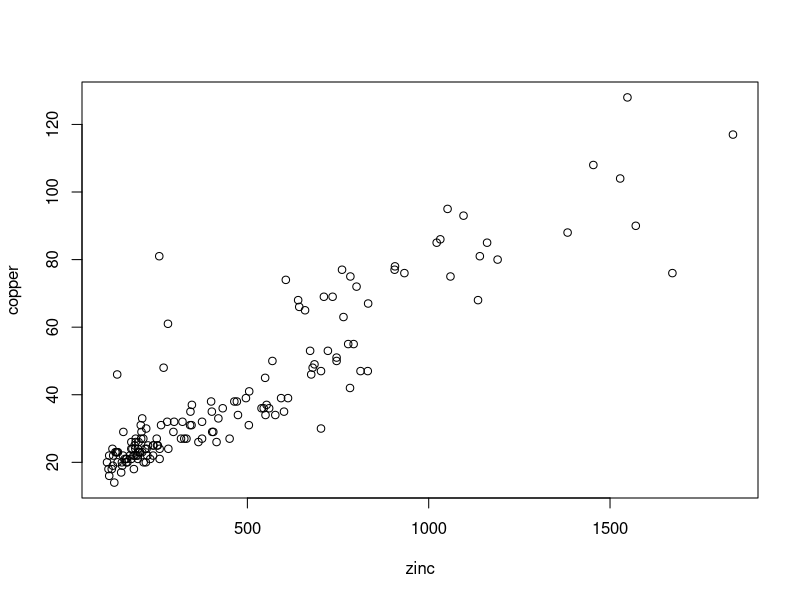
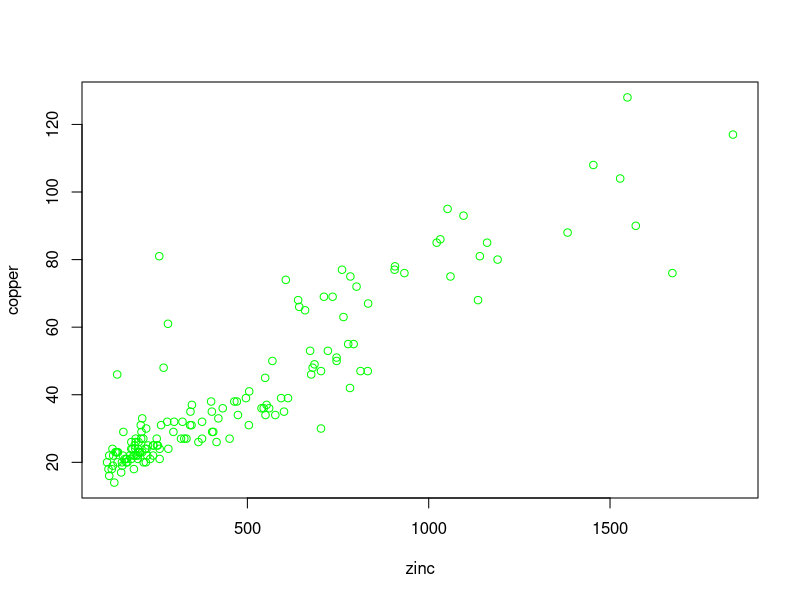
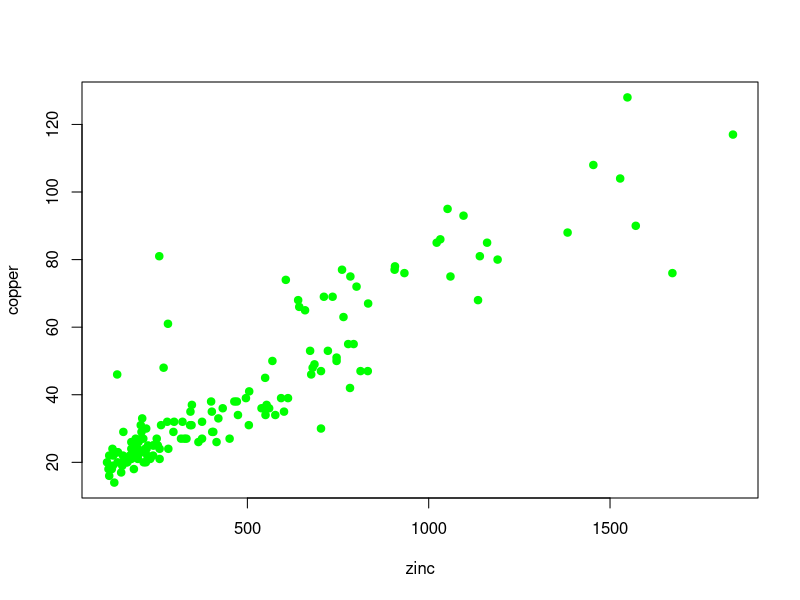
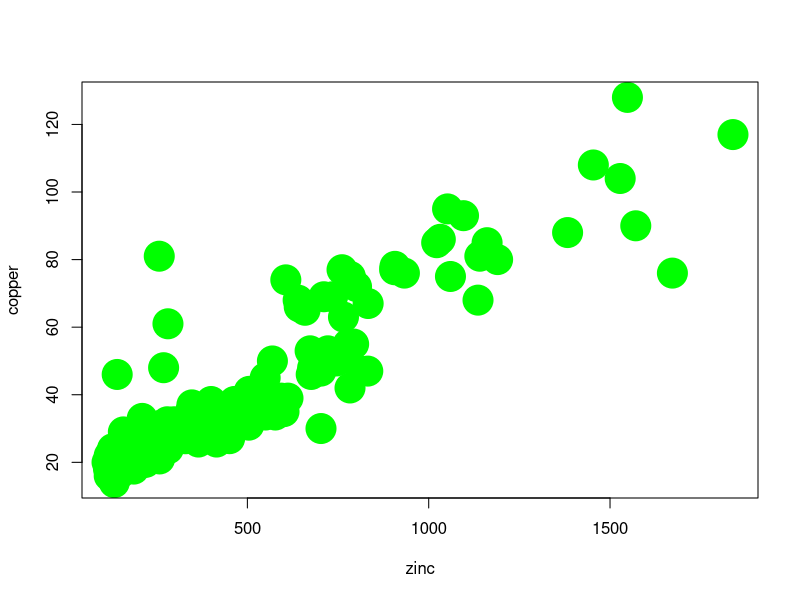

The R script that drew these images, in order:
install.packages("sp")

library(sp)
data(meuse)

# let's see how the meuse dataset is structured:
meuse

# let's look at the first row of the set
head(meuse)

#Let's plot two variables
#let's see if zinc concentration is related to that copper
attach(meuse)
plot(zinc,copper)
plot(zinc,copper,col="green")
plot(zinc,copper,col="green",pch=19)
plot(zinc,copper,col="green",pch=19,cex=4)
